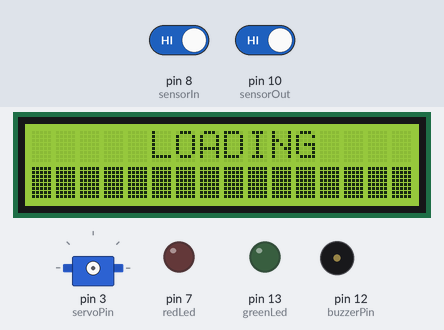
Bench run of a sketch on a simulated Arduino Uno, built with avr-gcc and run on an emulated ATmega328P. Parts: 16×2 character LCD, servo, output pins drawn as LEDs (lit = HIGH), buzzer (waves = sounding, pin HIGH). The test bench sets the inputs (shaded band); at power-on: pin 8 (sensorIn) HIGH, pin 10 (sensorOut) HIGH.

Above: at 1.3 s.
At 4.3 s:
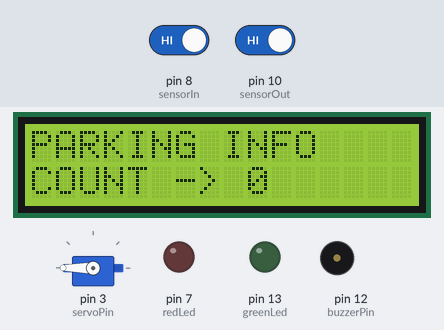
4.4 s: pin 8 (sensorIn) driven LOW
At 6.4 s:
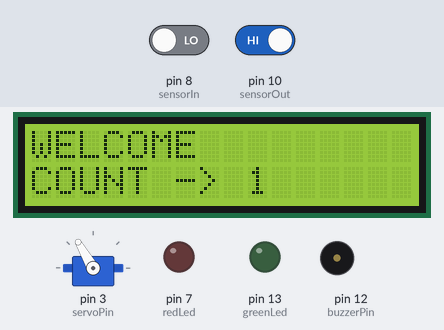
6.7 s: pin 10 (sensorOut) driven LOW
At 8.8 s:
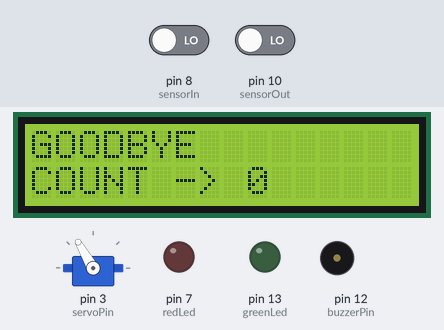
Timing chart, 0 to 12.0 s (numbered marks = the images above; inputs shaded):
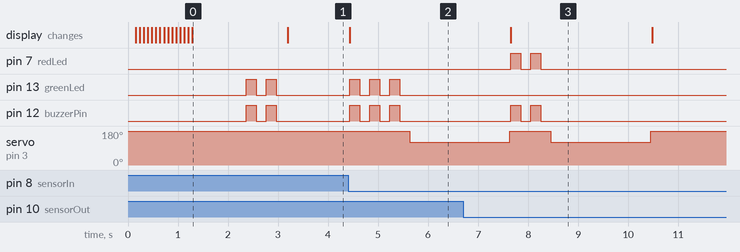

The sketch:

Smart-Parking-System.ino
```cpp
#include <Servo.h>
#include <LiquidCrystal_I2C.h>
#include <Wire.h>

#define servoPin 3
#define sensorIn 8
#define sensorOut 10
#define buzzerPin 12
#define greenLed 13      // Enter
#define redLed 7         // Exit

Servo gate;
LiquidCrystal_I2C lcd(0x27, 16, 2);

int vehicleCount = 0;
int maxCapacity = 5;
int prevInState = 1;
int prevOutState = 1;

void setup() {
  lcd.init();
  lcd.backlight();

  pinMode(sensorIn, INPUT);
  pinMode(sensorOut, INPUT);
  pinMode(buzzerPin, OUTPUT);
  pinMode(greenLed, OUTPUT);
  pinMode(redLed, OUTPUT);

  // Loading
  lcd.setCursor(5, 0);
  lcd.print("LOADING");
  lcd.setCursor(0, 1);
  for(int L = 0; L < 16; L++){
    lcd.write(byte(255));
    delay(80);
  }
  delay(1000);

  gate.attach(servoPin);
  gate.write(180);

  // Ready signal
  beepIn(2);

  lcd.clear();
  lcd.setCursor(0, 0);
  lcd.print("WELCOME");
  lcd.setCursor(0, 1);
  lcd.print("COUNT -> 0");
}

void loop() {
  int readIn = digitalRead(sensorIn);
  int readOut = digitalRead(sensorOut);

  // ======== VEHICLE ENTER ========
  if (readIn == LOW && prevInState == HIGH && vehicleCount < maxCapacity) {
    vehicleCount++;

    lcd.setCursor(0, 0);
    lcd.print("WELCOME          ");
    lcd.setCursor(0, 1);
    lcd.print("COUNT -> ");
    lcd.print(vehicleCount);

    beepIn(3);      // green LED
    openGate();
  }
  prevInState = readIn;


  // ======== VEHICLE EXIT ========
  if (readOut == LOW && prevOutState == HIGH && vehicleCount > 0) {
    vehicleCount--;

    lcd.setCursor(0, 0);
    lcd.print("GOODBYE          ");
    lcd.setCursor(0, 1);
    lcd.print("COUNT -> ");
    lcd.print(vehicleCount);

    beepOut(2);     // red LED
    openGate();
  }
  prevOutState = readOut;


  // ======== PARKING INFO ========
  if (vehicleCount == 0) {
    lcd.setCursor(0, 0);
    lcd.print("PARKING INFO    ");
    lcd.setCursor(0, 1);
    lcd.print("COUNT -> 0   ");
  }

  // ======== FULL ========
  else if (vehicleCount == maxCapacity) {
    lcd.setCursor(0, 0);
    lcd.print("PARKING FULL    ");
    lcd.setCursor(0, 1);
    lcd.print("COUNT -> ");
    lcd.print(vehicleCount);

    if (readIn == LOW) {
      beepOut(1);   // red LED warning
    }
  }
}

// ======================= FUNCTIONS =======================

// Beep for ENTER (green LED)
void beepIn(int times) {
  for (int i = 0; i < times; i++) {
    digitalWrite(buzzerPin, HIGH);
    digitalWrite(greenLed, HIGH);
    delay(200);

    digitalWrite(buzzerPin, LOW);
    digitalWrite(greenLed, LOW);
    delay(200);
  }
}

// Beep for EXIT (red LED)
void beepOut(int times) {
  for (int i = 0; i < times; i++) {
    digitalWrite(buzzerPin, HIGH);
    digitalWrite(redLed, HIGH);
    delay(200);

    digitalWrite(buzzerPin, LOW);
    digitalWrite(redLed, LOW);
    delay(200);
  }
}

// Servo movement
void openGate() {
  gate.write(120);
  delay(2000);
  gate.write(180);
}
```

Measured:
- after the input at 4.4 s, pin 13 (greenLed), pin 12 (buzzerPin): alternates HIGH for 0.20 s and LOW for 0.20 s, 6 changes in all, then stays LOW, starting at once; servo on pin 3 (servoPin): 180° → 120° after 1.2 s; the display: changes at once (image 2)
- after the input at 6.7 s, pin 7 (redLed), pin 12 (buzzerPin): alternates HIGH for 0.20 s and LOW for 0.20 s, 4 changes in all, then stays LOW, starting after 0.95 s; the display: changes after 0.95 s (image 3)
- what the display in image 0 shows lasts 1.9 s, from 1.3 s to 3.2 s
